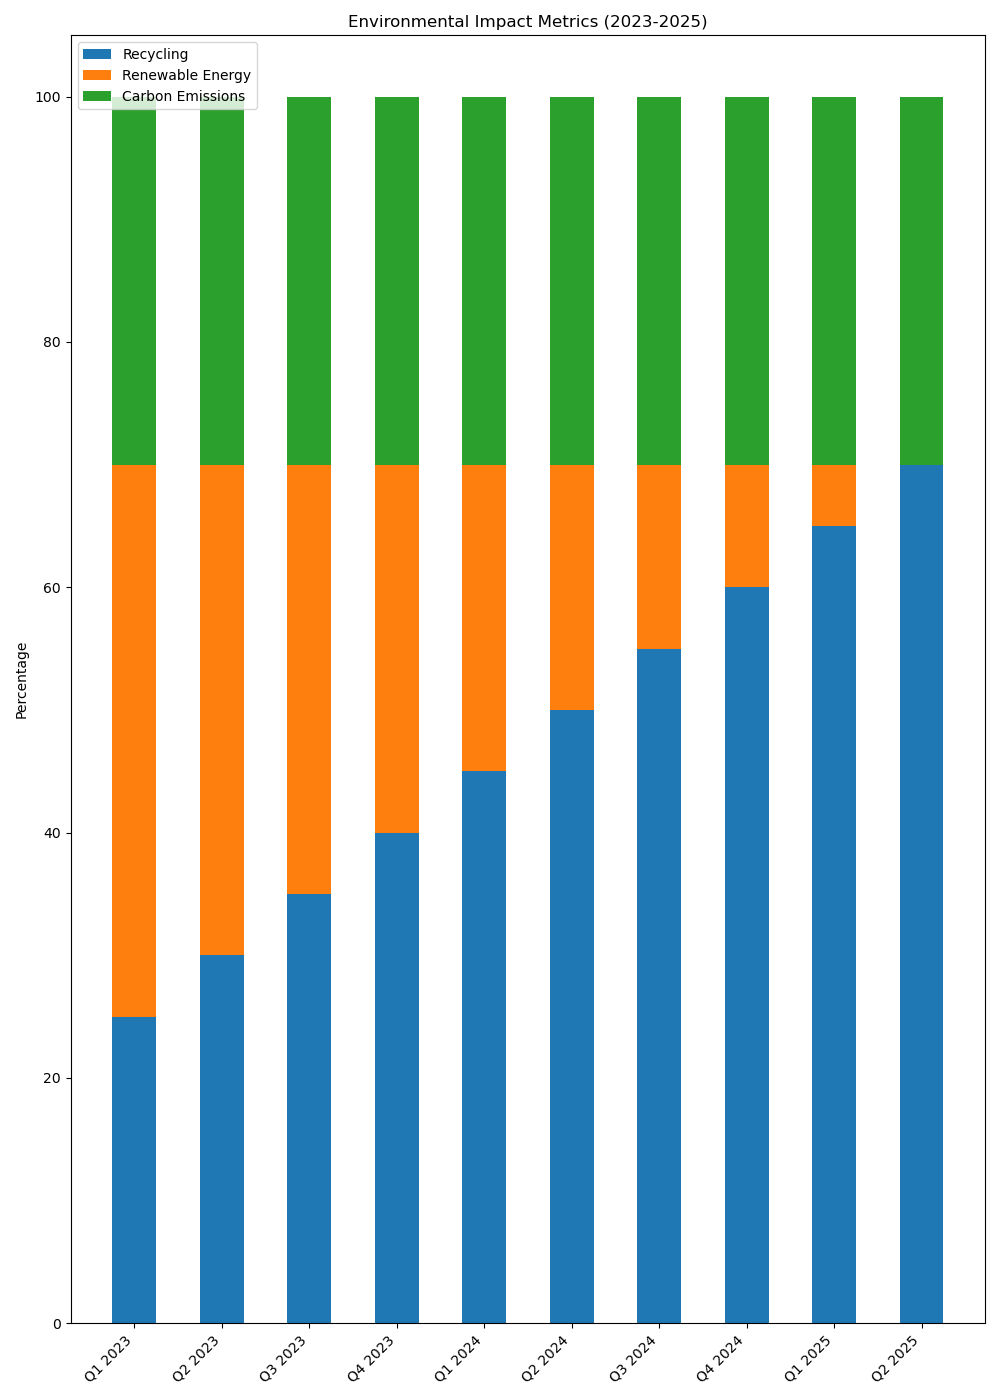

Here is the Python script that generated this plot:

import matplotlib.pyplot as plt
import numpy as np

data = {
    'Q1 2023': [25, 45, 30],
    'Q2 2023': [30, 40, 30],
    'Q3 2023': [35, 35, 30],
    'Q4 2023': [40, 30, 30],
    'Q1 2024': [45, 25, 30],
    'Q2 2024': [50, 20, 30],
    'Q3 2024': [55, 15, 30],
    'Q4 2024': [60, 10, 30],
    'Q1 2025': [65, 5, 30],
    'Q2 2025': [70, 0, 30]
}

categories = list(data.keys())
values = np.array(list(data.values()))
group_labels = ['Recycling', 'Renewable Energy', 'Carbon Emissions']
colors = ['#1f77b4', '#ff7f0e', '#2ca02c']

fig, ax = plt.subplots(figsize=(10, 14))

bar_width = 0.5
bars = np.arange(len(categories))

bottoms = np.zeros(len(categories))

for idx, (group, color) in enumerate(zip(group_labels, colors)):
    ax.bar(bars, values[:, idx], bar_width, bottom=bottoms, label=group, color=color)
    bottoms += values[:, idx]

ax.set_ylabel('Percentage')
ax.set_title('Environmental Impact Metrics (2023-2025)')
ax.set_xticks(bars)
ax.set_xticklabels(categories, rotation=45, ha='right')
ax.legend(loc='upper left')

plt.tight_layout()
plt.show()
